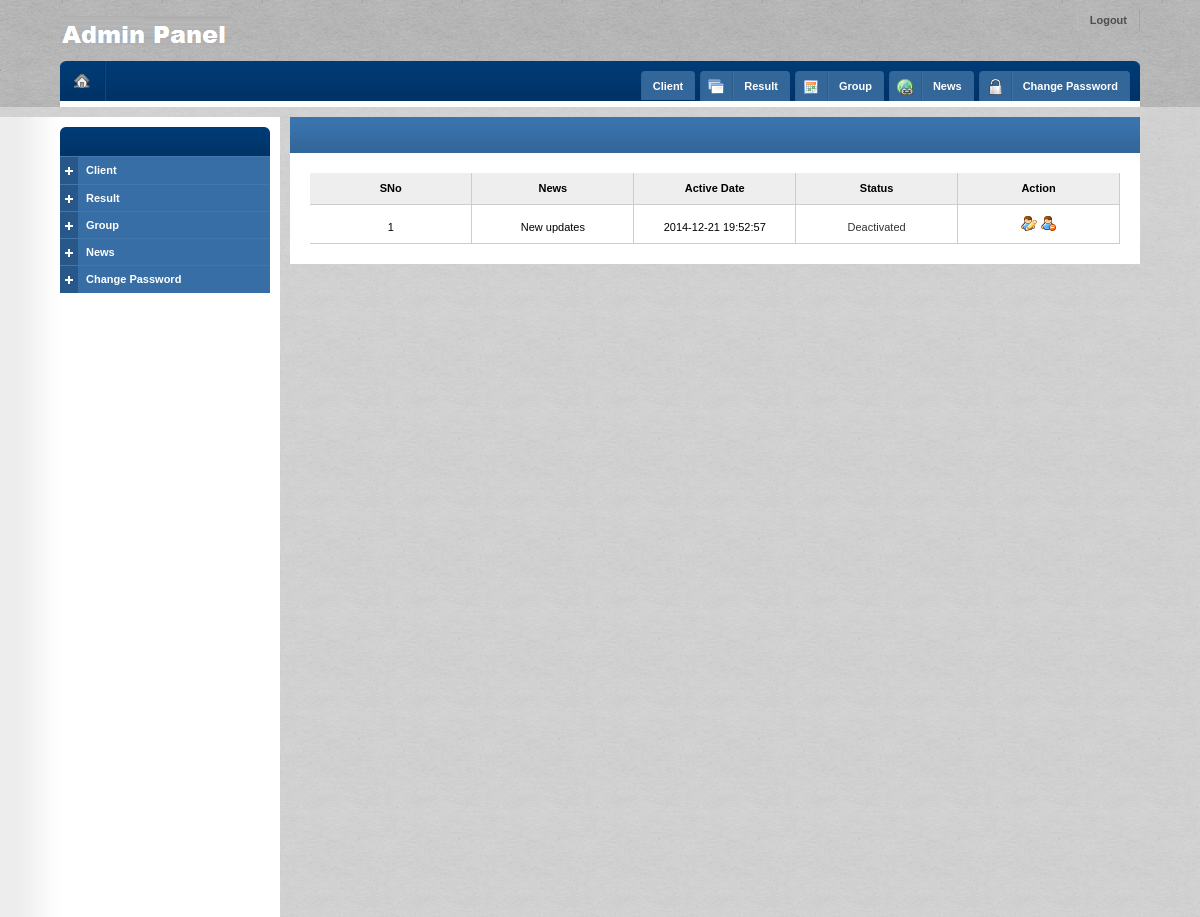
The page /view_news1.php (signed in) on the database its author committed.
### tables this page shows
CREATE TABLE IF NOT EXISTS `news` (
  `sno` int(8) NOT NULL AUTO_INCREMENT,
  `news` varchar(128) DEFAULT NULL,
  `active_date` timestamp NOT NULL DEFAULT CURRENT_TIMESTAMP ON UPDATE CURRENT_TIMESTAMP,
  `status` int(8) NOT NULL,
  `AddBy` varchar(100) NOT NULL,
  PRIMARY KEY (`sno`),
  UNIQUE KEY `sno` (`sno`)
);

### view_news1.php (the view, shortened to what this page needs)
<?php
$query = "select DISTINCT news,active_date,status,sno from news";
$result =  mysql_query($query) or die('cud not select');
?>
<!DOCTYPE html PUBLIC "-//W3C//DTD XHTML 1.0 Strict//EN" "http://www.w3.org/TR/xhtml1/DTD/xhtml1-strict.dtd">
<html xmlns="http://www.w3.org/1999/xhtml"><head><meta http-equiv="Content-Type" content="text/html; charset=UTF-8">
		<link rel="stylesheet" type="text/css" href="css/reset.css">
		<link rel="stylesheet" type="text/css" href="css/style.css" media="screen">
		<link id="color" rel="stylesheet" type="text/css" href="css/blue.css">
	<link rel="stylesheet" href="css/ui.css">
	</head>
	<body>
<div id="header">
			<div id="logo">
				<h1><a href="index.php" title="BlackWallet Admin Panel"><img src="image/logo.png" alt="BlackWallet Admin Panel"></a></h1>
			</div>
			<ul id="user">
				<li><a href="logout.php">Logout</a></li>
			</ul>
			<div id="header-inner">
				<div id="home">
					<a href="index.php" title="Home"></a>
				</div>
				<ul id="quick">
					<li>
						<a href="#" title="Products"><span class="normal">Client</span></a>
					</li>
					<li>
						<a href="#" title="Products"><span class="icon"><img src="image/application_double.png" alt="Products"></span><span>Result</span></a>
					</li>
					<li>
						<a href="" title="Events"><span class="icon"><img src="image/calendar.png" alt="Events"></span><span>Group</span></a>
					</li>
					<?php if($_SESSION['username']==='admin'){
					echo "<li>"."<a href=\"\" title=\"Links\"><span class=\"icon\"><img src=\"image/world_link.png\" alt=\"Links\"></span><span>News</span></a><ul style=\"visibility: hidden;\"><li><a href=\"add_news.php\">Add News</a></li><li class=\"last\"><a href=\"view_news.php\">View News</a></li></ul></li>";
					}
					?>
	<li>
						<a href="" title="Links"><span class="icon"><img src="image/password_img.png" alt="Links"></span><span>Change Password</span></a>
					</li>
				</ul>
				<div class="corner tl"></div>
				<div class="corner tr"></div>
			</div>
	</div>
		<div id="content">
			<div id="left">
				<div id="menu">
					<h6 id="h-menu-products" class="selected"><a href="#"><span></span>&nbsp;</a></h6>
					<ul id="menu-products" class="opened">
						<li class="collapsible">
							<a href="#" class="collapsible plus">Client</a>
						</li>
						<li class="collapsible last">
							<a href="#" class="collapsible plus">Result</a>
						</li>
                        <li class="collapsible last">
							<a href="#" class="collapsible plus">Group</a>
						</li>
                        <?php if($_SESSION['username']==='admin'){
						echo "<li class=\"collapsible last\">"."<a href=\"#\" class=\"collapsible plus\">News</a><ul class=\"collapsed\"><li><a href=\"add_news.php\">Add News</a></li><li class=\"last\"><a href=\"view_news.php\">View News</a></li></ul></li>";
						}
						?>
    <li class="collapsible last">
							<a href="#" class="collapsible plus">Change Password</a>
						</li>
					</ul>
				</div>
	</div>
			<div id="right">
				<div class="box">
					<div class="title">
						<h5>&nbsp;</h5>
					</div>
					<div class="table">
						<form action="" method="post">
						<table width="100%" style=" table-layout:fixed;">
							<thead>
								<tr>
                                                                       <th >SNo</th>
																	                    <th >News</th>
									<th >Active Date</th>
									<th >Status</th>
									<th >Action</th>
								</tr>
							</thead>
<?php
        $sno= 0;
       while( $row = mysql_fetch_array($result))
         {
         $news = $row[0];
         $active_date = $row[1];
         $status =$row[2];
	 $current_sno=$row[3];
          $sno++;
?>
							<tbody>
								<tr>
									<td align="center"  width="5%"><?php echo $sno?></td>
                                     <td align="center" width="5%" style="overflow:hidden;"><?php echo $news?></td>
                                <td align="center" width="1%"><?php echo $active_date?></td>
                                  <td align="center" width="5%"><a href="status_update_news.php?news=<?php echo $news?>&status=<?php echo $status?>&active_date=<?php echo $active_date?>&current_sno=<?php echo $current_sno?>"><?php if($status == '1'){echo "Activated" ;}else{ echo "Deactivated" ;}?></a></a></td>
                               <td align="center" width="10%" bgcolor="#FFFFFF">
                                 <a href="news_edit.php?news=<?php echo $news?>&status=<?php echo $status?>&active_date=<?php echo $active_date?>&current_sno=<?php echo $current_sno?>" id="edit_button" name="edit_button">
                                <img src="image/icons/user_edit.png" title="Edit News" width="16" height="16"/>
                                </a>
                               <a href="news_delete.php?news=<?php echo urlencode($news)?>&status=<?php echo $status?>&active_date=<?php echo $active_date?>&current_sno=<?php echo $current_sno?>" id="delete_button" name="delete_button">
                                <img src="image/icons/user_delete.png" title="Delete News" width="16" height="16"/>
                                </a>
                                </td>
								</tr>
<?php } ?>
							</tbody>
						</table>
						</div>
				</div>
</body></html>

### css/blue.css (style rules this page uses)
#header #header-inner { background: #b0b0b0 url("../image/header_inner.png") repeat-x; }
#header #header-inner #home a { background: url("../image/button_home.png"); }
#header #header-inner #quick li a { background: #336699 url("../image/quick_l.png") no-repeat top left; }
#header #header-inner #quick li span { background: url("../image/quick_r.png") no-repeat top right; border-left: 1px solid #3f6f9f; }
#header #header-inner #quick li span.icon { background: url("../image/quick_l.png") no-repeat top left; border-right: 1px solid #2e5c89; }
#header #header-inner div.corner { background: url("../image/header_inner_corners.png") no-repeat; }
#header #header-inner div.tl { top: 0; left: 0; background-position: 0 0; }
#header #header-inner div.tr { top: 0; right: 0; background-position: -6px 0; }
#content #left #menu h6.selected { background: #00376e url("../image/menu_selected.png") repeat-x; }
#content #left #menu h6.selected a { background: url("../image/menu_l_selected.png") no-repeat top left; }
#content #left #menu h6.selected span { background: url("../image/menu_r_selected.png") no-repeat top right; }
#content #left #menu ul { background: #376ea6; }
#content #left #menu li { border-top: 1px solid #4377ab; border-bottom: 1px solid #326395; }
#content #left #menu li.collapsible { background: url("../image/menu_border.png") no-repeat top left; }
#content div.box div.title { background: #336699 url("../image/title.png") repeat-x; }

### view_news1.php (style rules this page uses)
a { color:#333; text-decoration:none }

### rows shown on the page
news: news "New updates", active_date "2014-12-21 19:52:57", status "Deactivated"
